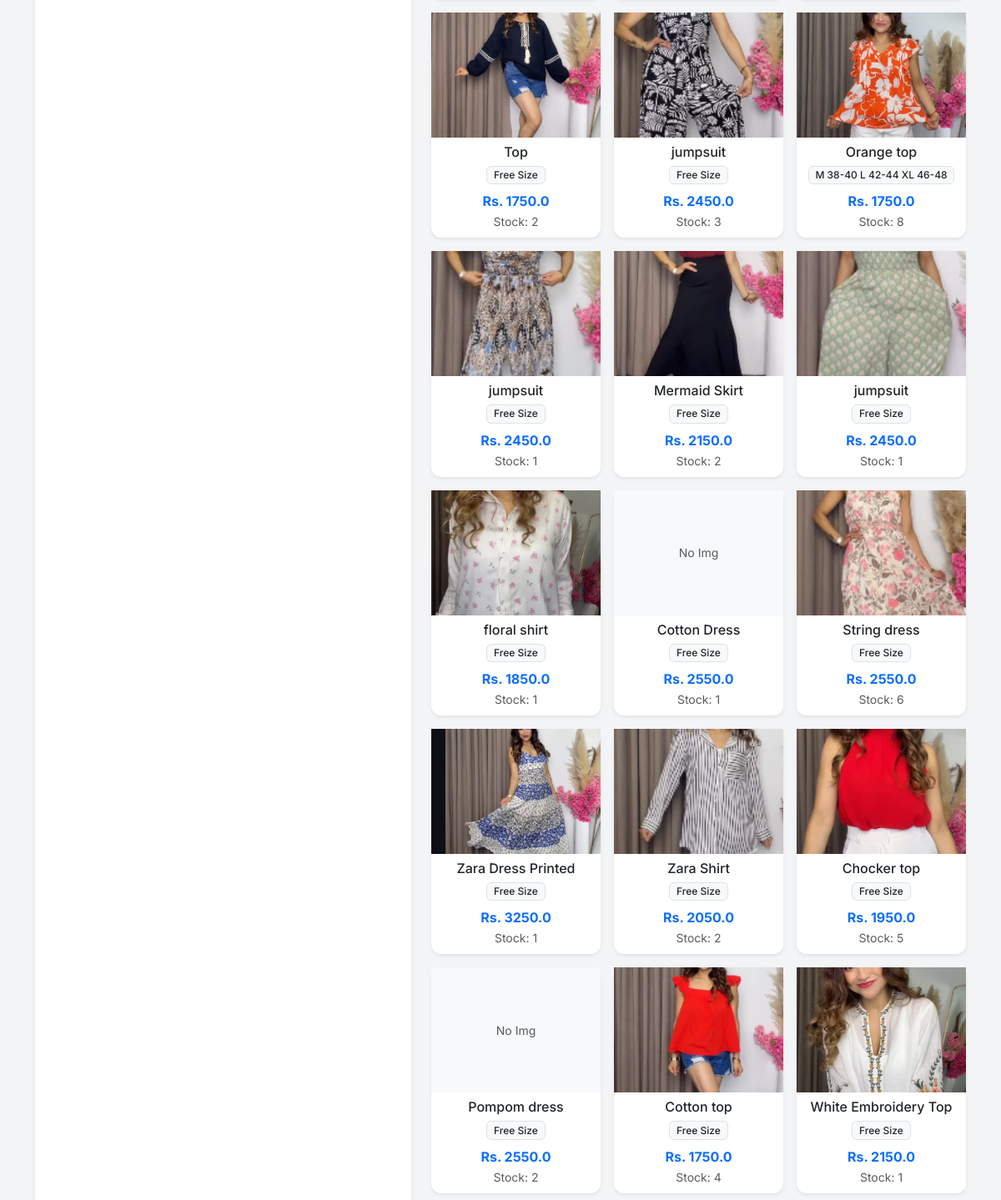
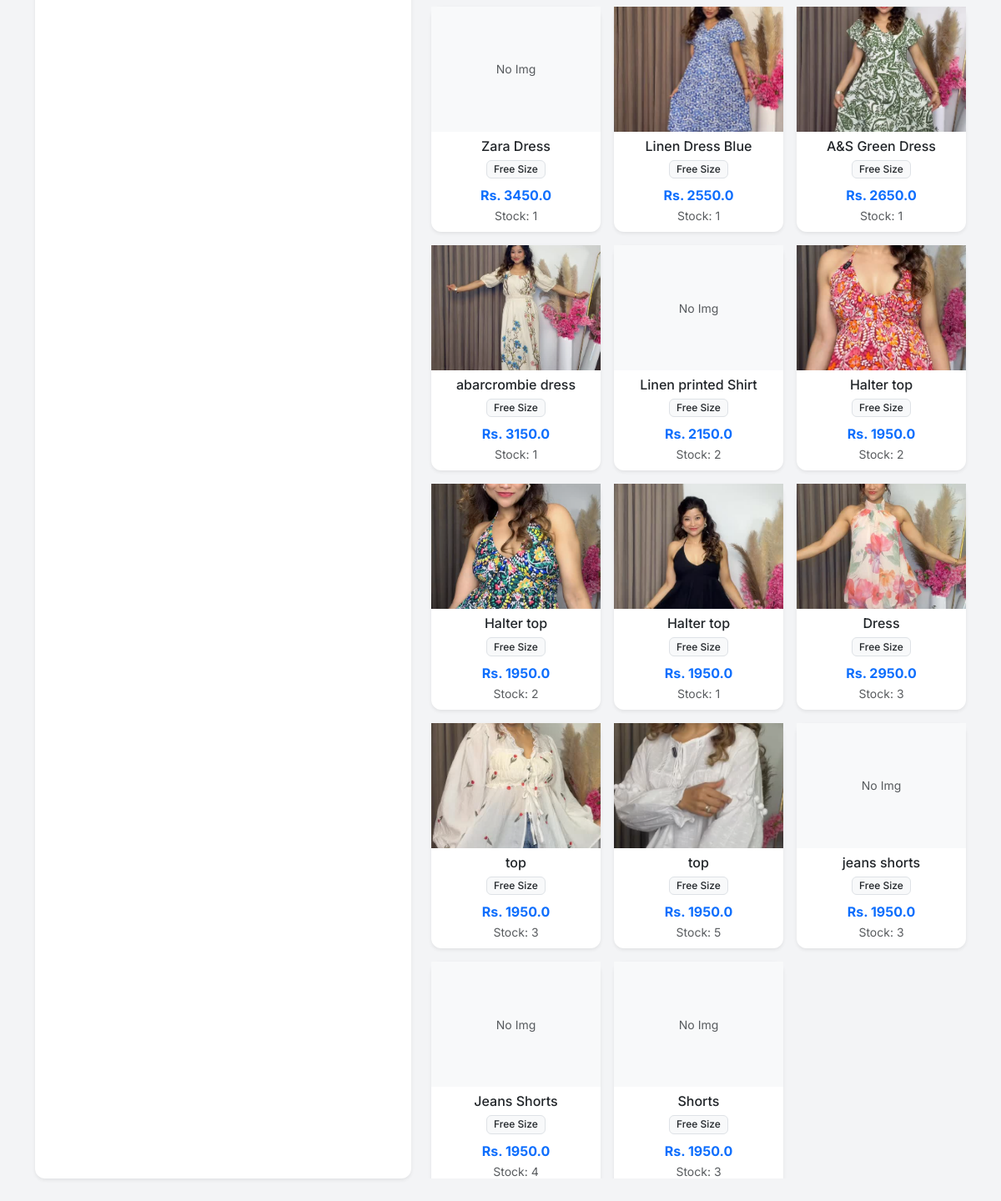
The app's page /new_order (lower part), older data (2 pictures, top to bottom).
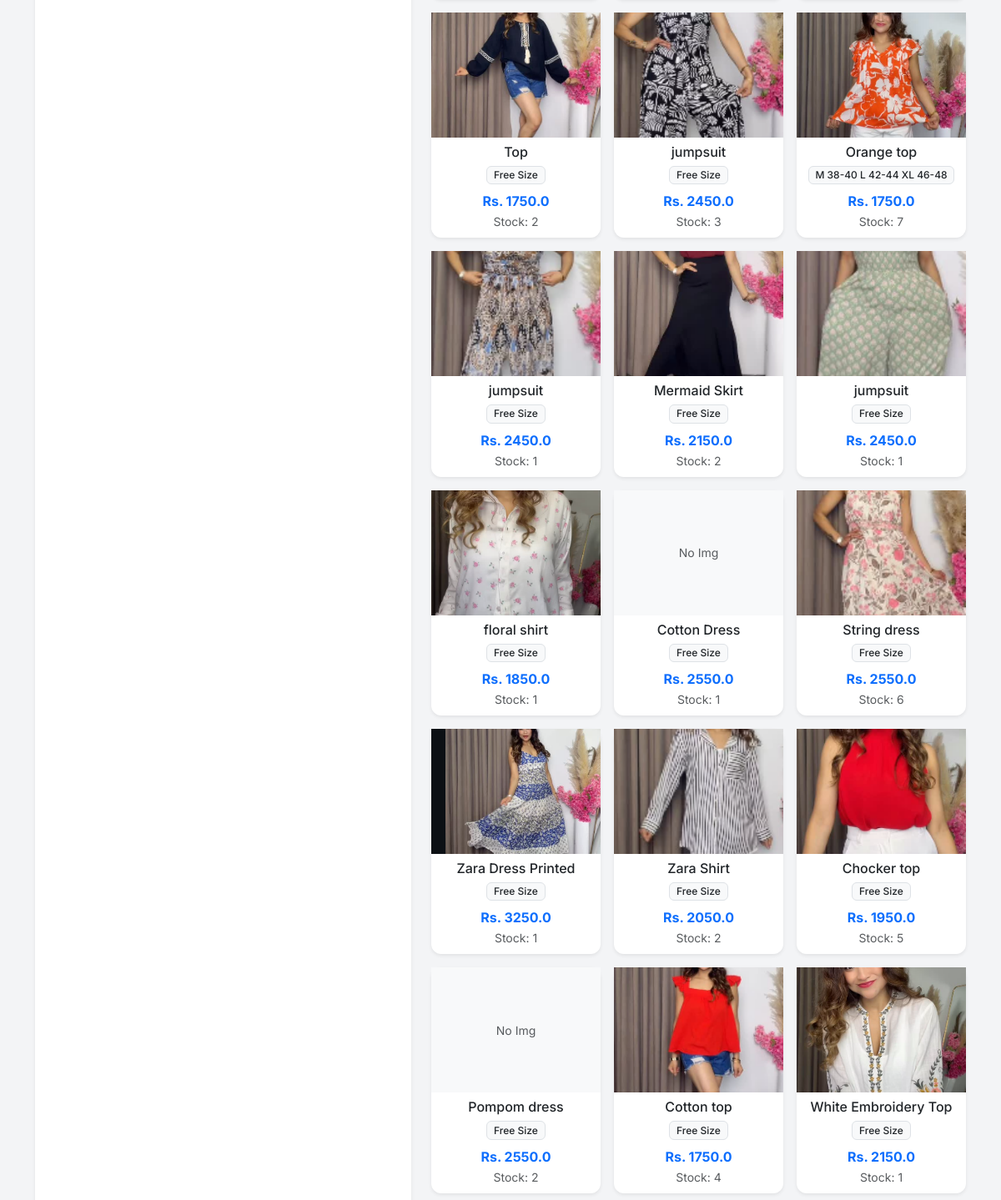
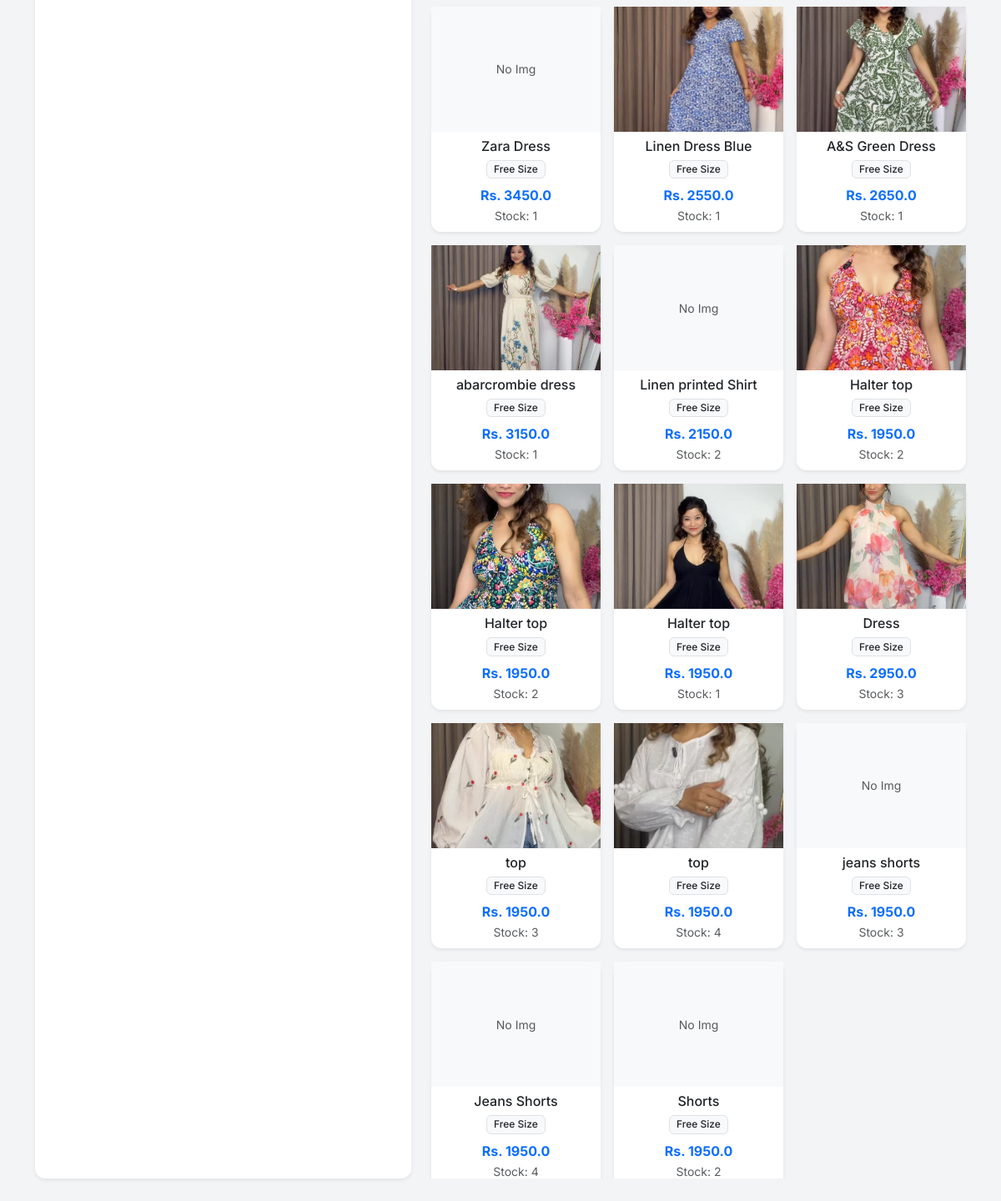
The same page, newer data (2 pictures, top to bottom).
### app.py (models this page shows)
class Product(db.Model):
    id = db.Column(db.Integer, primary_key=True)
    sku = db.Column(db.String(50), unique=True, nullable=True)
    name = db.Column(db.String(100), nullable=False)
    size = db.Column(db.String(10), nullable=False)
    cost_price = db.Column(db.Float, default=0.0)
    price = db.Column(db.Float, nullable=False)
    stock = db.Column(db.Integer, default=0)
    image = db.Column(db.String(100), nullable=True)

### app.py (the view)
@app.route('/new_order')
def new_order():
    products = Product.query.filter(Product.stock > 0).all()
    return render_template('new_order.html', products=products)

### templates/new_order.html (shortened to what this page needs)
{% extends "layout.html" %}
{% block content %}
<div class="row h-100">
    <div class="col-md-5">
        <div class="card shadow-sm h-100">
            <div class="card-body d-flex flex-column">
            </div>
        </div>
    </div>
    <div class="col-md-7">
        <div class="row row-cols-1 row-cols-md-3 g-3" id="productGrid" style="max-height: 80vh; overflow-y: auto;">
            {% for p in products %}
            <div class="col product-card-col" data-name="{{ p.name.lower() }} {{ p.sku.lower() if p.sku else '' }}">
                <div class="card h-100 shadow-sm border-0" onclick="addToCart({{ p.id }}, '{{ p.name }}', '{{ p.size }}', {{ p.price }}, {{ p.stock }})" style="cursor: pointer;">
                    <div style="height: 150px; overflow: hidden; background-color: #f8f9fa;" class="d-flex align-items-center justify-content-center">
                        {% if p.image %}
                        <img src="{{ url_for('static', filename='uploads/' + p.image) }}" style="width: 100%; height: 100%; object-fit: cover;">
                        {% else %}
                        <span class="text-muted small">No Img</span>
                        {% endif %}
                    </div>
                    <div class="card-body p-2 text-center">
                        <h6 class="card-title mb-1 text-truncate">{{ p.name }}</h6>
                        <span class="badge bg-light text-dark border">{{ p.size }}</span>
                        <div class="mt-2 text-primary fw-bold">Rs. {{ p.price }}</div>
                        <small class="text-muted">Stock: {{ p.stock }}</small>
                    </div>
                </div>
            </div>
            {% endfor %}
        </div>
    </div>
</div>
{% endblock %}

Row changes from the older to the newer data that the page shows:
changed Product "Orange top": stock "8" → "7"
changed Product (number 26 of 29 on the later page): stock "5" → "4"
changed Product "Shorts": stock "3" → "2"
